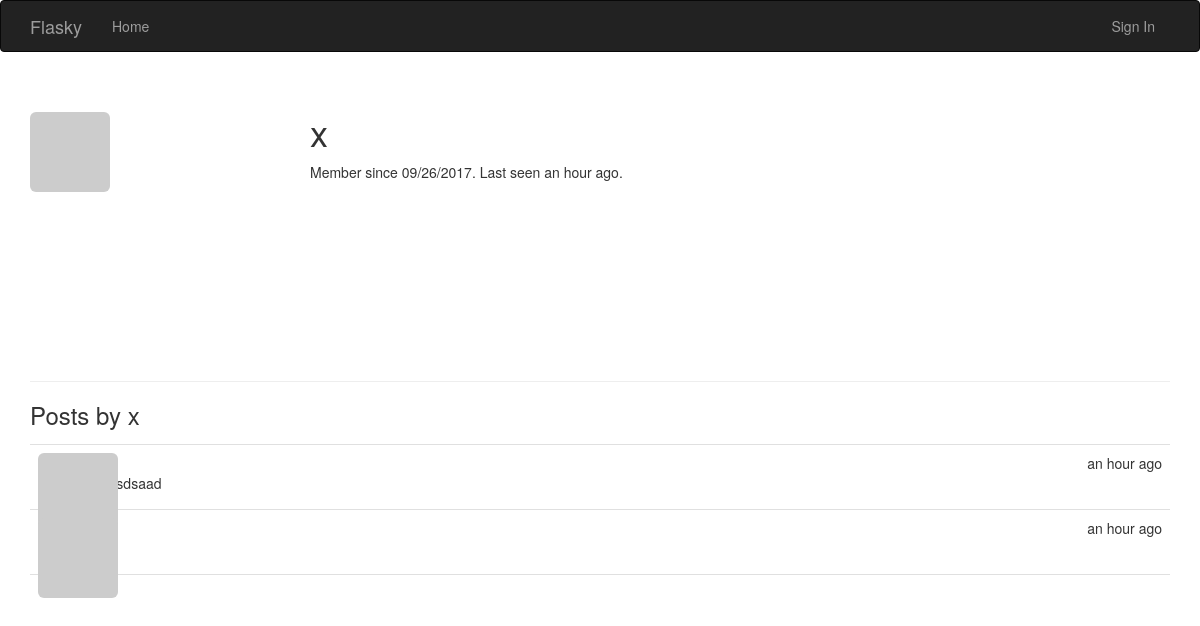
Before: /user/x with the older database file.
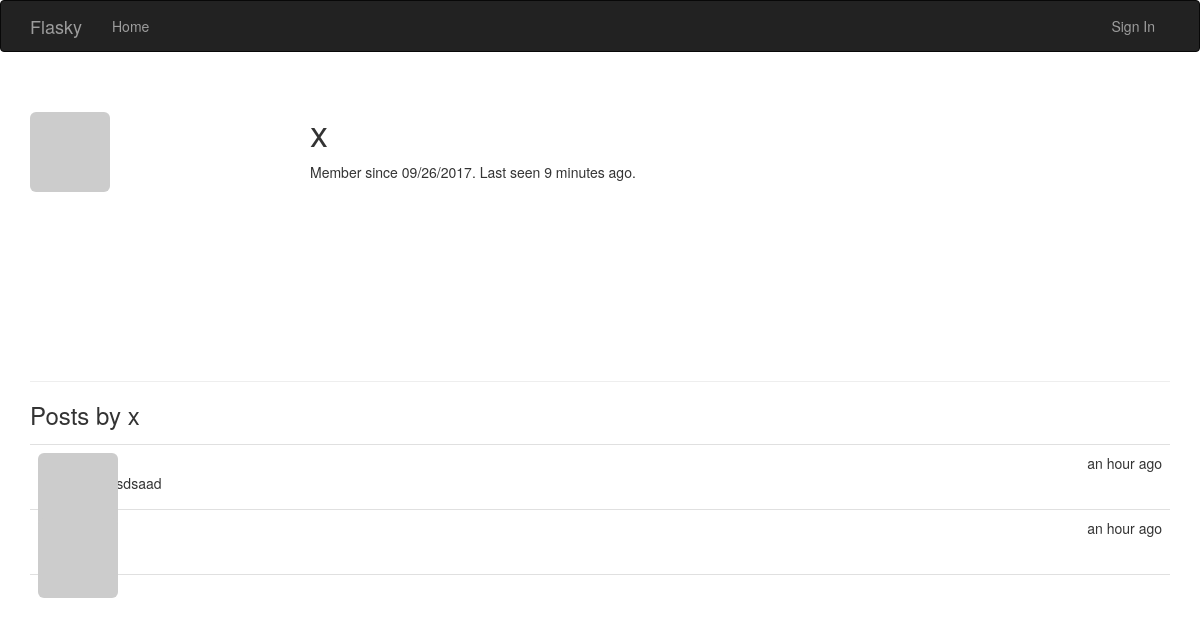
After: the same page with the newer database file.
### app/models.py (models this page shows, shortened)
class User(UserMixin, db.Model):
    __tablename__ = 'users'
    id = db.Column(db.Integer, primary_key=True)
    email = db.Column(db.String(64), unique=True, index=True)
    username = db.Column(db.String(64), unique=True, index=True)
    password_hash = db.Column(db.String(128))
    role_id = db.Column(db.Integer, db.ForeignKey('roles.id'))
    confirmed = db.Column(db.Boolean, default=False)
    avatar_hash = db.Column(db.String(32))
    name = db.Column(db.String(64))
    location = db.Column(db.String(64))
    about_me = db.Column(db.Text())
    member_since = db.Column(db.DateTime(), default=datetime.utcnow)
    last_seen = db.Column(db.DateTime(), default=datetime.utcnow)
    posts = db.relationship('Post', backref='author', lazy='dynamic')
    @property
    def password(self):
        raise AttributeError('password is not a readable attribute')
    def gravatar(self, size=100, default='identicon', rating='g'):
        if request.is_secure:
            url = 'https://secure.gravatar.com/avatar'
        else:
            url = 'https://www.gravatar.com/avatar'
        hash = self.avatar_hash or hashlib.md5(self.email.encode('utf-8')).hexdigest()
        return '{url}/{hash}?s={size}&d={default}&r={rating}'.format(
            url=url, hash=hash, size=size, default=default, rating=rating
        )

class Post(db.Model):
    __tablename__ = 'posts'
    id = db.Column(db.Integer, primary_key=True)
    body = db.Column(db.Text)
    timestamp = db.Column(db.DateTime, index=True, default=datetime.utcnow)
    author_id = db.Column(db.Integer, db.ForeignKey('users.id'))

### app/main/views.py (the view)
@main.route('/user/<username>')
def user(username):
    user = User.query.filter_by(username=username).first()
    if user is None:
        abort(404)
    posts = user.posts.order_by(Post.timestamp.desc()).all()
    return render_template('user.html', user=user, posts=posts)

### app/auth/views.py (called while the page is built)
@auth.before_app_request
def before_request():
    if current_user.is_authenticated:
        current_user.ping()
        if not current_user.confirmed \
            and request.endpoint[:5] != 'auth.' \
            and request.endpoint != "static":
            return redirect(url_for('auth.unconfirmed'))

### app/main/__init__.py (called while the page is built)
@main.app_context_processor
def inject_permissions():
    return dict(Permission=Permission)

### app/models.py (called while the page is built)
    def is_administrator(self):
        return False

### app/templates/user.html (shortened to what this page needs)
{% extends "base.html" %}
{% block page_content %}
    <div class="page-header">
        <img class="img-rounded profile-thumbnail" src="{{ user.gravatar(size=256) }}">
        <div class="profile-header">
            <h1>{{ user.username }}</h1>
            <p>
                Member since {{ moment(user.member_since).format('L') }}.
                Last seen {{ moment(user.last_seen).fromNow() }}.
            </p>
        </div>
    </div>
    <h3>Posts by {{ user.username }}</h3>
    {% include '_posts.html' %}
{% endblock %}

### app/templates/base.html (shortened to what this page needs)
{% extends "bootstrap/base.html" %}
{% block head %}
    {{ super() }}
    <link rel="stylesheet" type="text/css" href="{{ url_for('static', filename='styles.css') }}">
{% endblock %}
{% block navbar %}
    <div class="navbar navbar-inverse" role="navigation">
        <div class="container">
            <div class="navbar-header">
                <a class="navbar-brand" href="/">Flasky</a>
            </div>
            <div class="navbar-collapse collapse">
                <ul class="nav navbar-nav">
                    <li><a href="/">Home</a></li>
                </ul>
                <ul class="nav navbar-nav navbar-right">
                    {% if current_user.is_authenticated %}
                        <li><a href="{{ url_for('auth.logout') }}">Sign Out</a></li>
                    {% else %}
                        <li><a href="{{ url_for('auth.login') }}">Sign In</a></li>
                    {% endif %}
                </ul>
            </div>
        </div>
    </div>
{% endblock %}
{% block content %}
    <div class="container">
        {% block page_content %}{% endblock %}
    </div>
{% endblock %}

### app/templates/_posts.html (shortened to what this page needs)
<ul class="posts">
    {% for post in posts %}
        <li class="post">
            <div class="post-thumbnail">
                <a href="{{ url_for('main.user', username=post.author.username) }}">
                    <img class="img-rounded profile-thumbnail" src="{{ post.author.gravatar(size=40) }}">
                </a>
            </div>
            <div class="post-content">
                <div class="post-date">{{ moment(post.timestamp).fromNow() }}</div>
                <div class="post-author">
                    <a href="{{ url_for('main.user', username=post.author.username) }}">
                    </a>
                </div>
                <div class="post-body">{{ post.body }}</div>
            </div>
        </li>
    {% endfor %}
</ul>

### app/static/styles.css (style rules this page uses)
.profile-thumbnail { position: absolute; }
.profile-header { min-height: 260px; margin-left: 280px; }
ul.posts { list-style-type: none; padding: 0px; margin: 16px 0px 0px 0px; border-top: 1px solid #e0e0e0; }
ul.posts li.post { padding: 8px; border-bottom: 1px solid #e0e0e0; }
div.post-date { float: right; }
div.post-author { font-weight: bold; }
div.post-thumbnail { position: absolute; }
div.post-content { margin-left: 48px; min-height: 48px; }

Changed rows visible on the page:
changed User: last_seen "an hour ago" → "9 minutes ago"
